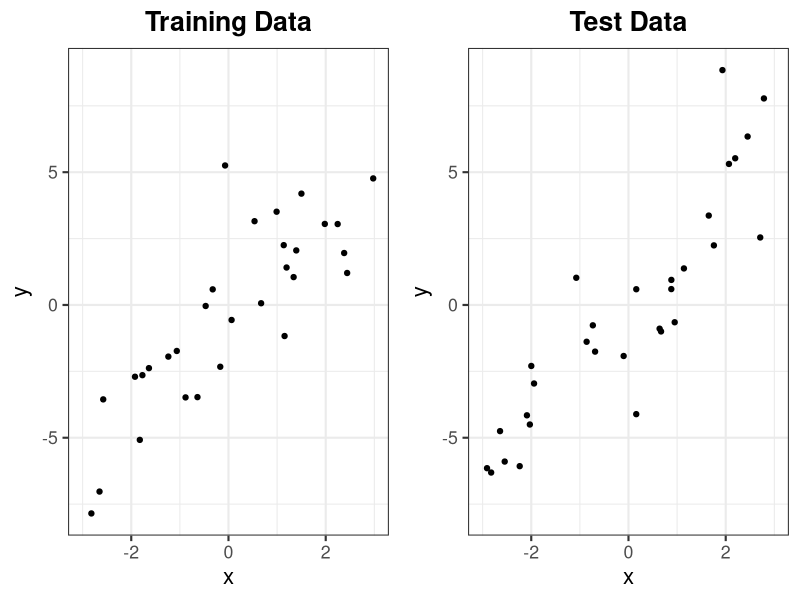
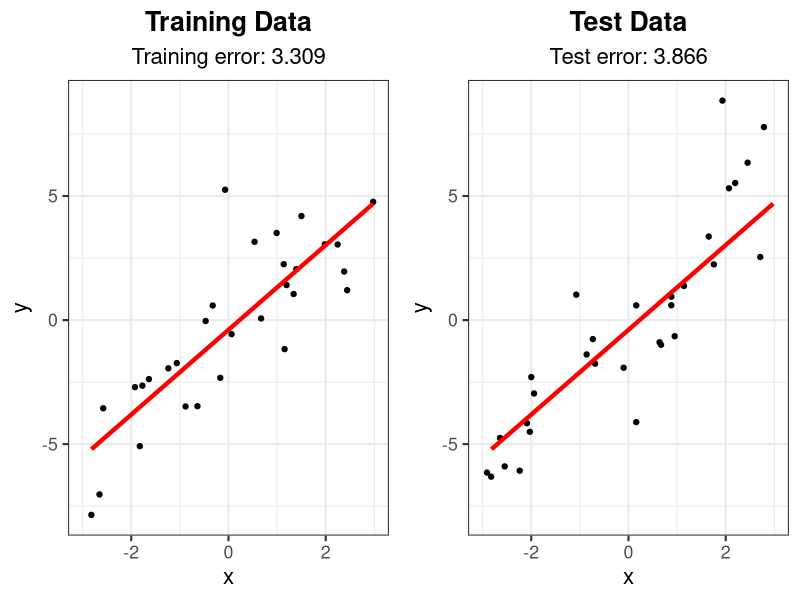
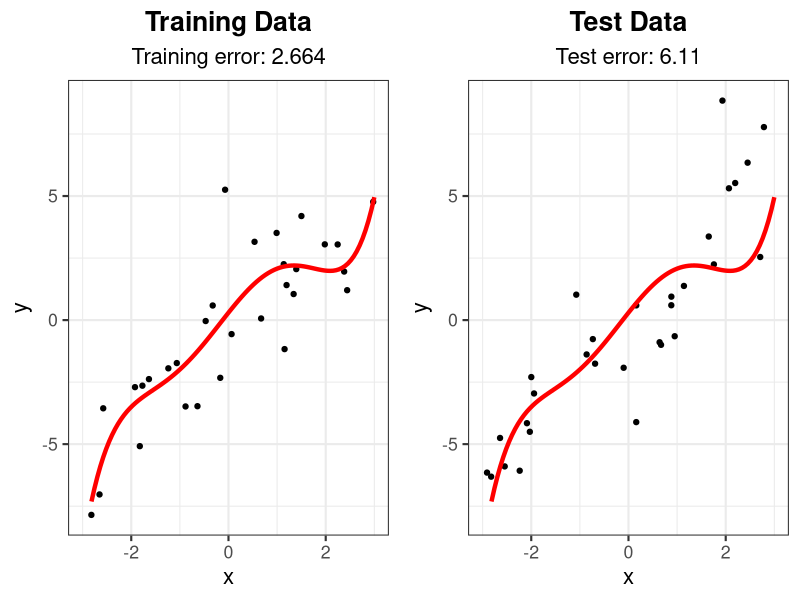
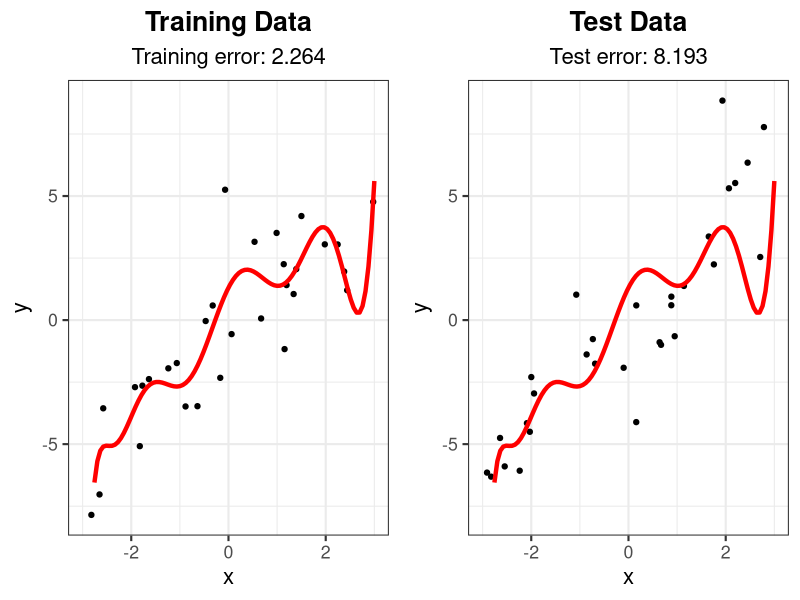
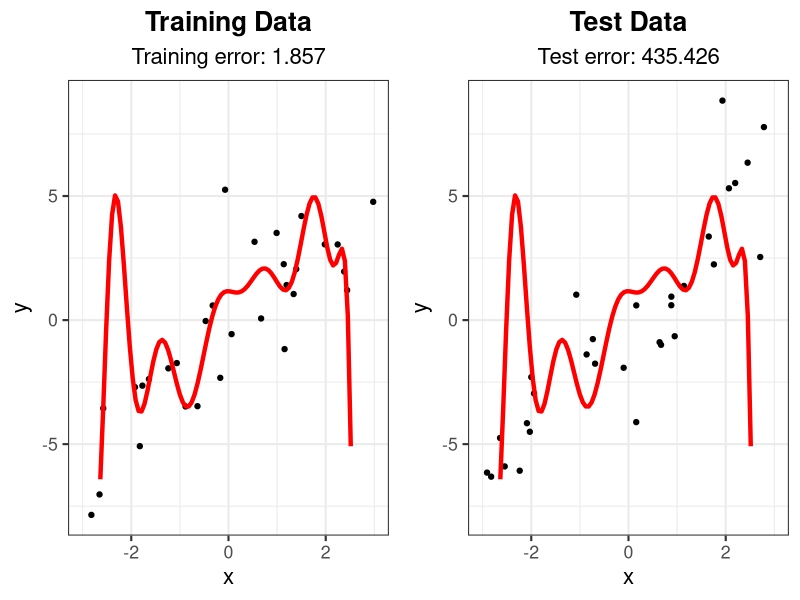
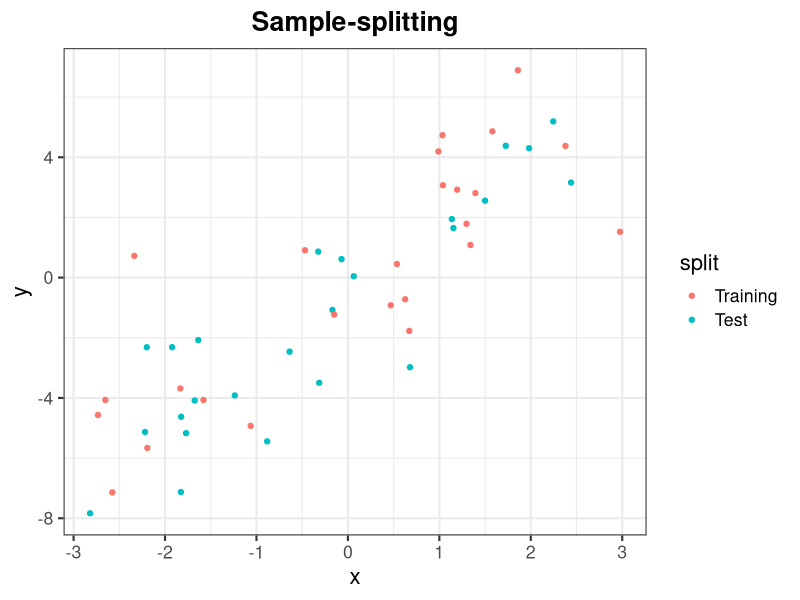
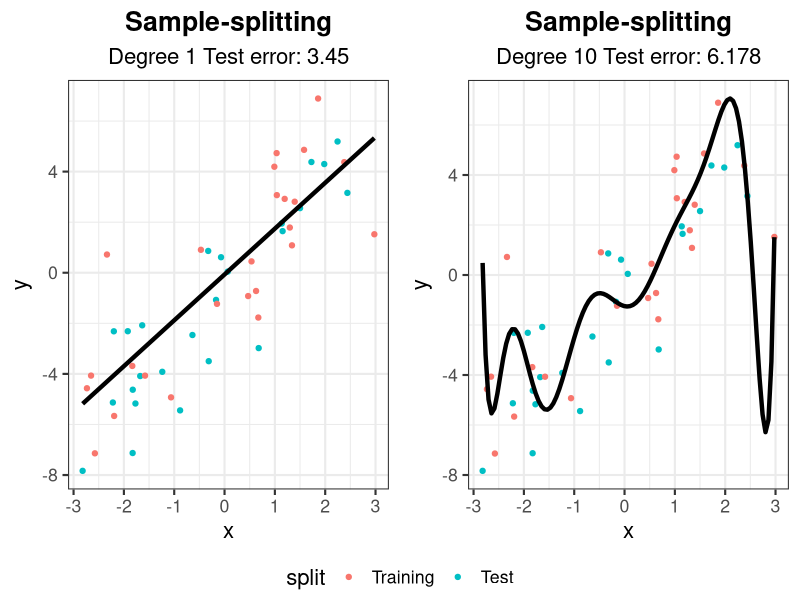

Write R code to recreate these figures, in order. (Note: this script raises an error after producing the figures.)
## ---- chunk 1
options(htmltools.dir.version = FALSE)
knitr::opts_chunk$set(comment = "##")
knitr::opts_chunk$set(cache = TRUE)
knitr::opts_chunk$set(error = TRUE)
library(kableExtra)
library(tidyverse)
## ---- chunk 2
library(ggpubr)
# generate data
set.seed(302)
n <- 30
x <- sort(runif(n, -3, 3))
y <- 2*x + 2*rnorm(n)
x_test <- sort(runif(n, -3, 3))
y_test <- 2*x_test + 2*rnorm(n)
df_train <- data.frame("x" = x, "y" = y)
df_test <- data.frame("x" = x_test, "y" = y_test)

# store a theme
my_theme <- theme_bw(base_size = 16) + 
  theme(plot.title = element_text(hjust = 0.5, face = "bold"),
        plot.subtitle = element_text(hjust = 0.5))

# generate plots
g_train <- ggplot(df_train, aes(x = x, y = y)) + geom_point() +
  xlim(-3, 3) + ylim(min(y, y_test), max(y, y_test)) + 
  labs(title = "Training Data") + my_theme
g_test <- ggplot(df_test, aes(x = x, y = y)) + geom_point() +
  xlim(-3, 3) + ylim(min(y, y_test), max(y, y_test)) + 
  labs(title = "Test Data") + my_theme
ggarrange(g_train, g_test) # from ggpubr, to put side-by-side
## ---- chunk 3
# Fit linear model and calculate training error
lm_fit <- lm(y ~ x, data = df_train)
yhat_train <- predict(lm_fit)
# (y_i - yhat_i)^2
train_err <- mean((df_train$y - yhat_train)^2)

# Calculate testing error
yhat_test <- predict(lm_fit, data.frame(x = df_test$x))
test_err <- mean((df_test$y - yhat_test)^2)

# Add linear model and error text to plot
g_train2 <- g_train + 
  labs(subtitle = paste("Training error:", round(train_err, 3))) +
  geom_line(aes(y = fitted(lm_fit)), col = "red", lwd = 1.5)
g_test2 <- g_test + 
  labs(subtitle = paste("Test error:", round(test_err, 3))) +
  geom_line(aes(y = fitted(lm_fit), x = df_train$x), col = "red", lwd = 1.5)

ggarrange(g_train2, g_test2)
## ---- chunk 4
# Fit 5 degree polynomial and calculate training error
lm_fit_5 <- lm(y ~ poly(x, 5), data = df_train)
yhat_train_5 <- predict(lm_fit_5)
train_err_5 <- mean((df_train$y - yhat_train_5)^2)

# Calculate testing error
yhat_test_5 <- predict(lm_fit_5, data.frame(x = df_test$x))
test_err_5 <- mean((df_test$y - yhat_test_5)^2)

# Create smooth line for plotting
x_fit <- data.frame(x = seq(-3, 3, length = 100))
line_fit <- data.frame(x = x_fit, y = predict(lm_fit_5, newdata = x_fit))
                       
# Add linear model and error text to plot
g_train3 <- g_train + 
  labs(subtitle = paste("Training error:", round(train_err_5, 3))) +
  geom_line(data = line_fit, aes(y = y, x = x), col = "red", lwd = 1.5)
g_test3 <- g_test + 
  labs(subtitle = paste("Test error:", round(test_err_5, 3))) +
  geom_line(data = line_fit, aes(y = y, x = x), col = "red", lwd = 1.5)

ggarrange(g_train3, g_test3)
## ---- chunk 5
# Fit 10 degree polynomial and calculate training error
lm_fit_10 <- lm(y ~ poly(x, 10), data = df_train)
yhat_train_10 <- predict(lm_fit_10)
train_err_10 <- mean((df_train$y - yhat_train_10)^2)

# Calculate testing error
yhat_test_10 <- predict(lm_fit_10, data.frame(x = df_test$x))
test_err_10 <- mean((df_test$y - yhat_test_10)^2)

# Create smooth line for plotting
x_fit <- data.frame(x = seq(-3, 3, length = 100))
line_fit <- data.frame(x = x_fit, y = predict(lm_fit_10, newdata = x_fit))
                       
# Add linear model and error text to plot
g_train4 <- g_train + 
  labs(subtitle = paste("Training error:", round(train_err_10, 3))) +
  geom_line(data = line_fit, aes(y = y, x = x), col = "red", lwd = 1.5)
g_test4 <- g_test + 
  labs(subtitle = paste("Test error:", round(test_err_10, 3))) +
  geom_line(data = line_fit, aes(y = y, x = x), col = "red", lwd = 1.5)

ggarrange(g_train4, g_test4)
## ---- chunk 6
# Fit 15 degree polynomial and calculate training error
lm_fit_15 <- lm(y ~ poly(x, 15), data = df_train)
yhat_train_15 <- predict(lm_fit_15)
train_err_15 <- mean((df_train$y - yhat_train_15)^2)

# Calculate testing error
yhat_test_15 <- predict(lm_fit_15, data.frame(x = df_test$x))
test_err_15 <- mean((df_test$y - yhat_test_15)^2)

# Create smooth line for plotting
x_fit <- data.frame(x = seq(-3, 3, length = 100))
line_fit <- data.frame(x = x_fit, y = predict(lm_fit_15, newdata = x_fit))
                       
# Add linear model and error text to plot
g_train5 <- g_train + 
  labs(subtitle = paste("Training error:", round(train_err_15, 3))) +
  geom_line(data = line_fit, aes(y = y, x = x), col = "red", lwd = 1.5)
g_test5 <- g_test + 
  labs(subtitle = paste("Test error:", round(test_err_15, 3))) +
  geom_line(data = line_fit, aes(y = y, x = x), col = "red", lwd = 1.5)

ggarrange(g_train5, g_test5)
## ---- chunk 7
# Generate data
set.seed(302)
n <- 50
x <- sort(runif(n, -3, 3))
y <- 2*x + 2*rnorm(n)

# Randomly split data into two parts
inds <- sample(rep(1:2, length = n))
split <- as.factor(inds) %>%
  fct_recode(Training = "1", Test = "2")
data <- data.frame("x" = x, "y" = y, "split" = split)

g_split <- ggplot(data, aes(x = x, y = y, color = split)) + geom_point() +
  labs(title = "Sample-splitting") + my_theme
g_split
## ---- chunk 8
# Train on the training split
data_train <- data %>% filter(split == "Training")
lm_1 <- lm(y ~ x, data = data_train)
lm_10 <- lm(y ~ poly(x, 10), data = data_train)

# Predict on the second half
data_test <- data %>% filter(split == "Test")
pred_1 <- predict(lm_1, data.frame(x = data_test$x))
pred_10 <- predict(lm_10, data.frame(x = data_test$x))

# Calculate test error
test_err_1 <- mean((data_test$y - pred_1)^2)
test_err_10 <- mean((data_test$y - pred_10)^2)
## ---- chunk 9
# Create smooth lines for plotting
x_fit <- data.frame(x = seq(min(data$x), max(data$x), length = 100))
line_fit_1 <- data.frame(x = x_fit, y = predict(lm_1, newdata = x_fit))
line_fit_10 <- data.frame(x = x_fit, y = predict(lm_10, newdata = x_fit))
                       
# Add linear model and error text to plot
g_split1 <- g_split + 
  labs(subtitle = paste("Degree 1 Test error:", round(test_err_1, 3))) +
  geom_line(data = line_fit_1, aes(y = y, x = x), col = "black", lwd = 1.5)
g_split10 <- g_split + 
  labs(subtitle = paste("Degree 10 Test error:", round(test_err_10, 3))) +
  geom_line(data = line_fit_10, aes(y = y, x = x), col = "black", lwd = 1.5)

ggarrange(g_split1, g_split10, common.legend = TRUE, legend = "bottom")
## ---- chunk 10
set.seed(302)
# Split data in 5 parts, randomly
k <- 5
inds <- sample(rep(1:k, length = n))
# Use data from before
data <- data.frame("x" = x, "y" = y, "split" = inds)

# Empty matrix to store predictions, 2 columns for 2 models
pred_mat <- matrix(NA, n, 2)
for (i in 1:k) {
  data_train <- data %>% filter(split != i)
  data_test <- data %>% filter(split == i)
  
  # Train our models
  lm_1_cv <- lm(y ~ x, data = data_train)
  lm_10_cv <- lm(y ~ poly(x, 10), data = data_train)
  
  # Record predictions
  pred_mat[inds == i, 1] = predict(lm_1_cv, data.frame(x = data_test$x))
  pred_mat[inds == i, 2] = predict(lm_10_cv, data.frame(x = data_test$x))
}

# Compute average MSE to get CV error
cv_err <- colMeans((pred_mat - data$y)^2)
## ---- chunk 11
# Create predictive model
lm_1 <- lm(y ~ x, data = data)
lm_10 <- lm(y ~ poly(x, 10), data = data)

# Create smooth lines for plotting
x_fit <- data.frame(x = seq(min(data$x), max(data$x), length = 100))
line_fit_1 <- data.frame(x = x_fit, y = predict(lm_1, newdata = x_fit))
line_fit_10 <- data.frame(x = x_fit, y = predict(lm_10, newdata = x_fit))

# Recode split for legend
data <- data %>% 
  mutate(Fold = fct_recode(as.factor(split), "Fold 1" = "1", "Fold 2" = "2",
                           "Fold 3" = "3", "Fold 4" = "4", "Fold 5" = "5"))

g_cv <- ggplot(data, aes(x = x, y = y, color = fold)) + geom_point() +
  labs(title = "Cross-validation") + my_theme
g_cv1 <- g_cv + 
  labs(subtitle = paste("Degree 1 CV error:", round(cv_err[1], 3))) +
  geom_line(data = line_fit_1, aes(y = y, x = x), col = "black", lwd = 1.5)
g_cv10 <- g_cv + 
  labs(subtitle = paste("Degree 10 CV error:", round(cv_err[2], 3))) +
  geom_line(data = line_fit_10, aes(y = y, x = x), col = "black", lwd = 1.5)
ggarrange(g_cv1, g_cv10, common.legend = TRUE, legend = "bottom")
